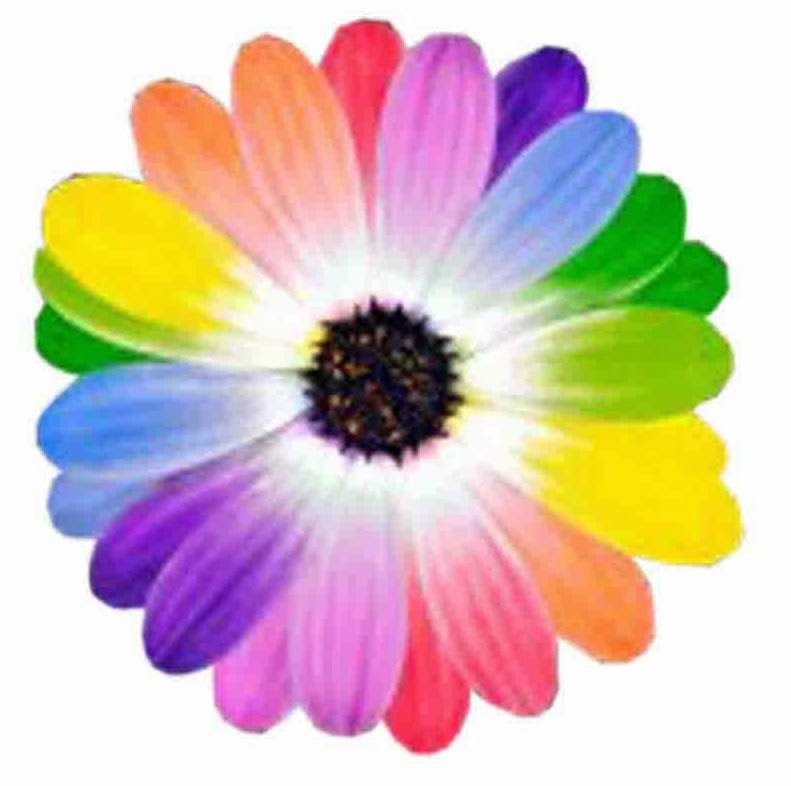
#> input picture basic scripts/image.jpg, 791 x 786 px
$ python types_channels.py
#> lines starting #> are read from the running program, lines starting #| are printed output that depends on the picture
import numpy as np
import cv2

def image_channels():
    image = cv2.imread("image.jpg")
#> image is the input picture: shape (786, 791, 3); mean B, G, R 183.9, 192.6, 213.6
    cv2.imshow("Image", image)
    cv2.moveWindow("Image", 0,0)
    print(image.shape)
#| (786, 791, 3)
    height, width, channels = image.shape
#> height = 786; width = 791; channels = 3

    # Split Channels of color image into its components in individual matrix
    b, g, r = cv2.split(image)
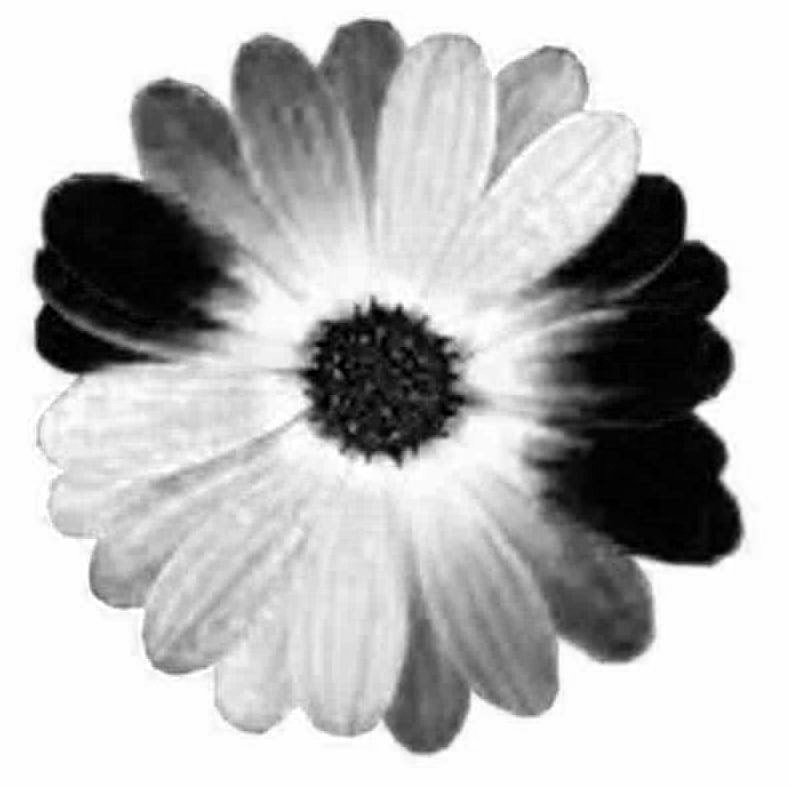
#> b: shape (786, 791); min 0, max 255, mean 183.9
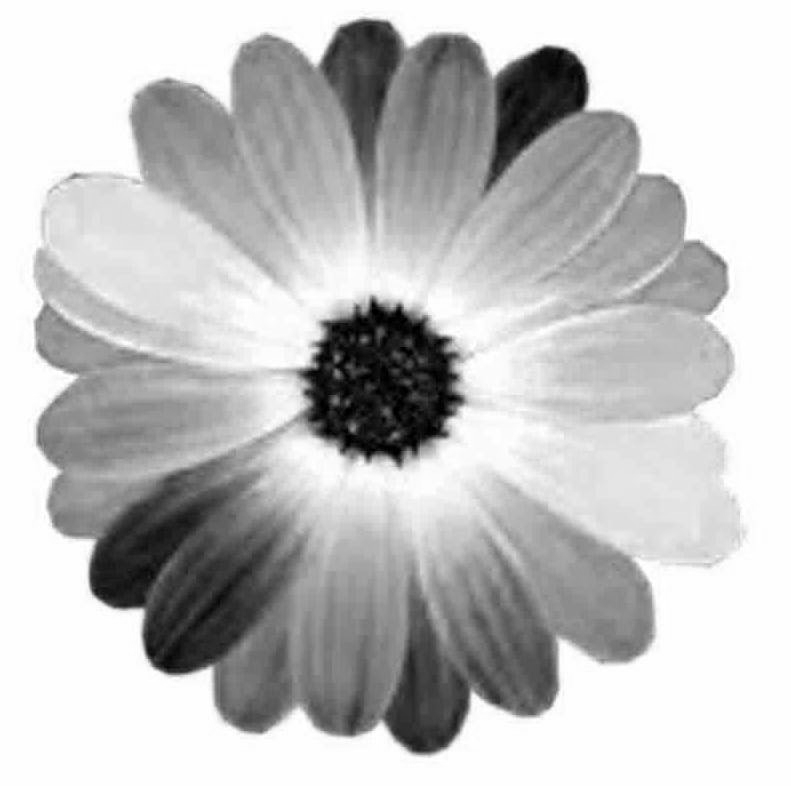
#> g: shape (786, 791); min 0, max 255, mean 192.6
    rgb_split = np.empty([height, width*3, 3], "uint8")

    rgb_split[:, 0:width] = cv2.merge([b,b,b])
    rgb_split[:, width:width*2] = cv2.merge([g,g,g])
    rgb_split[:, width*2:width*3] = cv2.merge([r,r,r])
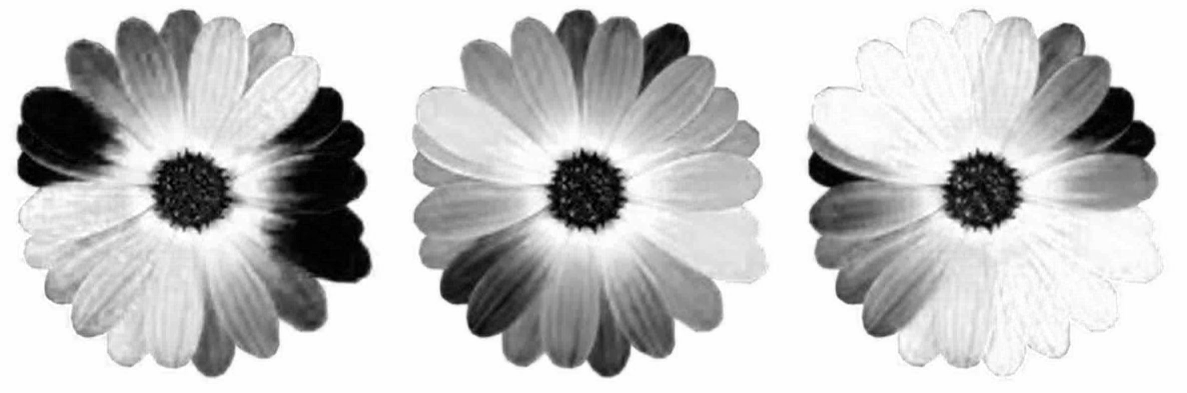
#> rgb_split: shape (786, 2373, 3) (shown at 1/2 size); min 0, max 255, mean 196.7
    cv2.imshow("Channels", rgb_split)
    cv2.moveWindow('Channels', 0, height)


    # HUE saturation value space
    hsv = cv2.cvtColor(image, cv2.COLOR_BGR2HSV)
#> hsv: shape (786, 791, 3); mean H, S, V 62.6, 84.6, 230.8
    h,s,v =cv2.split(hsv)
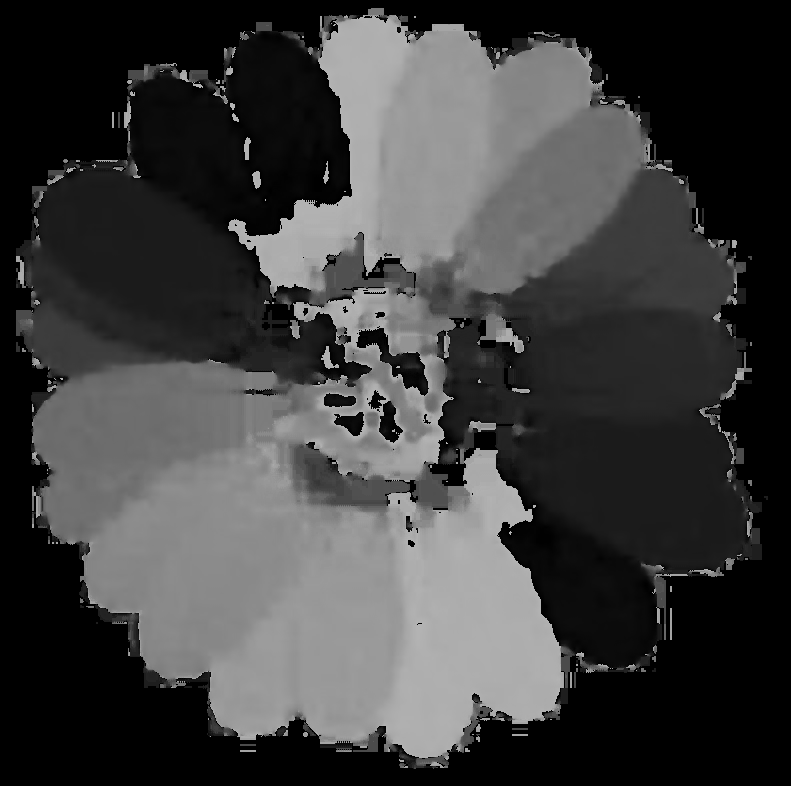
#> h: shape (786, 791); min 0, max 179, mean 62.6
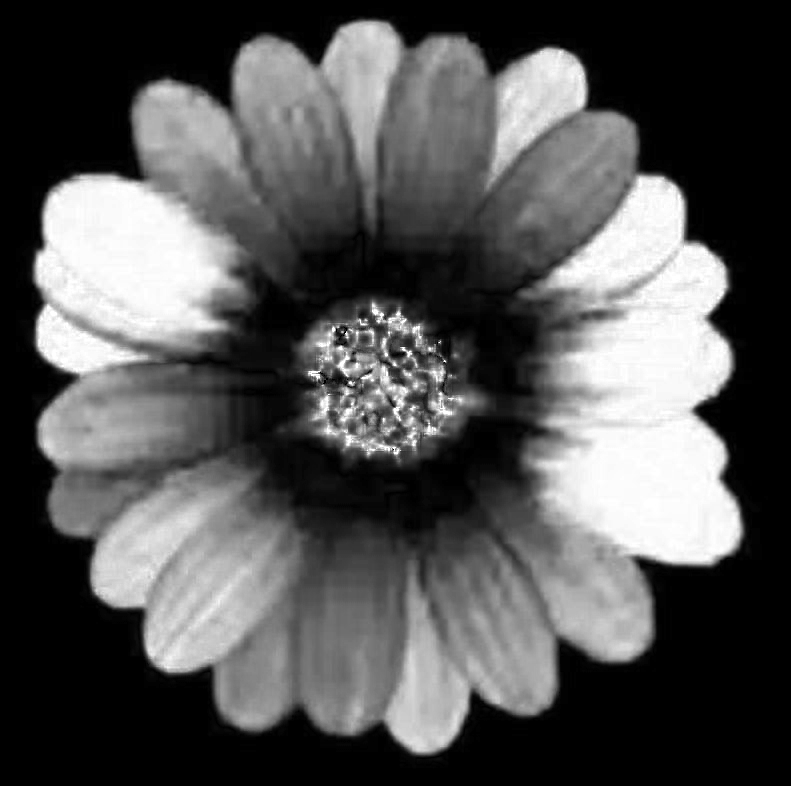
#> s: shape (786, 791); min 0, max 255, mean 84.6
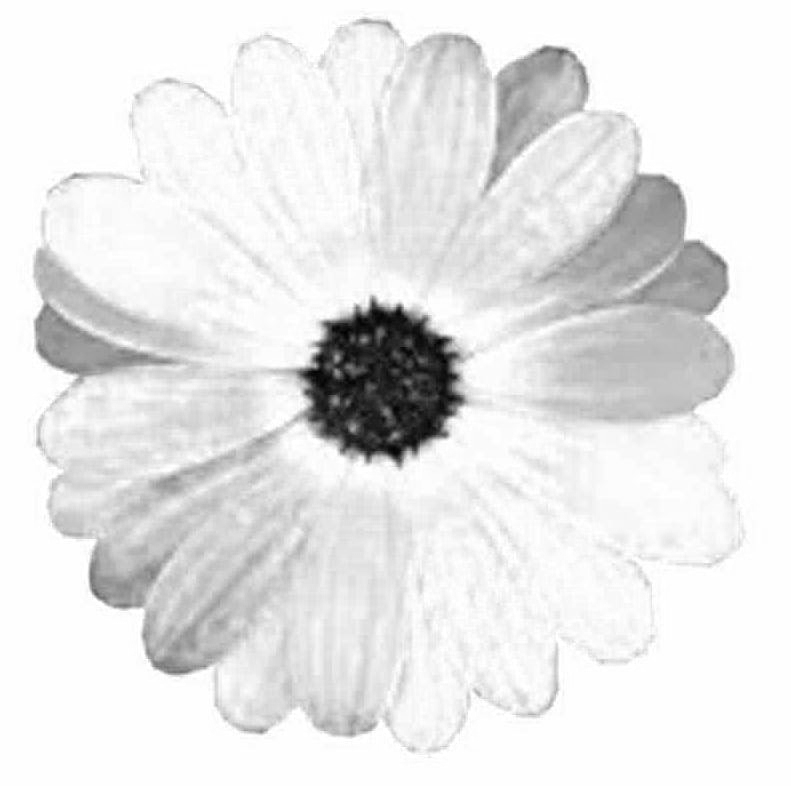
#> v: shape (786, 791); min 0, max 255, mean 230.8
    hsv_split = np.concatenate((h, s, v), axis=1)
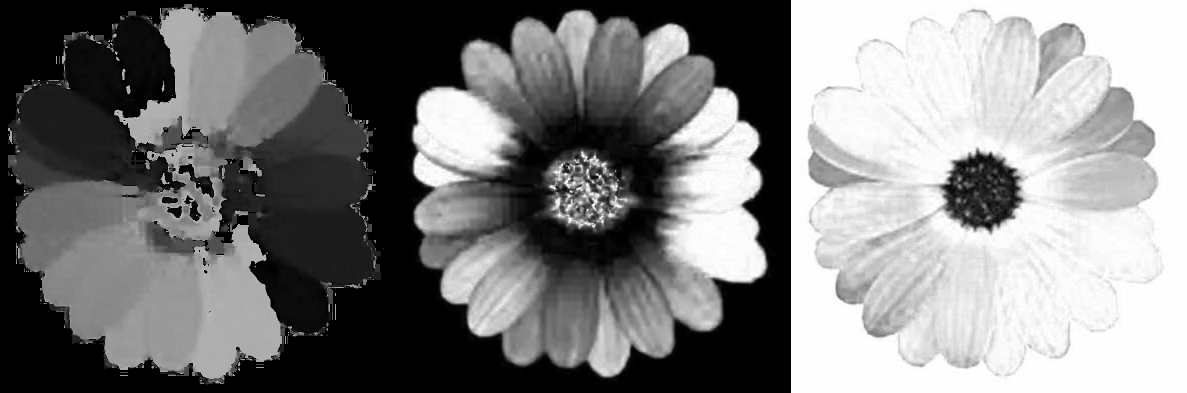
#> hsv_split: shape (786, 2373) (shown at 1/2 size); min 0, max 255, mean 126
    cv2.imshow("Split HSV",hsv_split)

    cv2.waitKey(0)
    cv2.destroyAllWindows()


image_channels()
